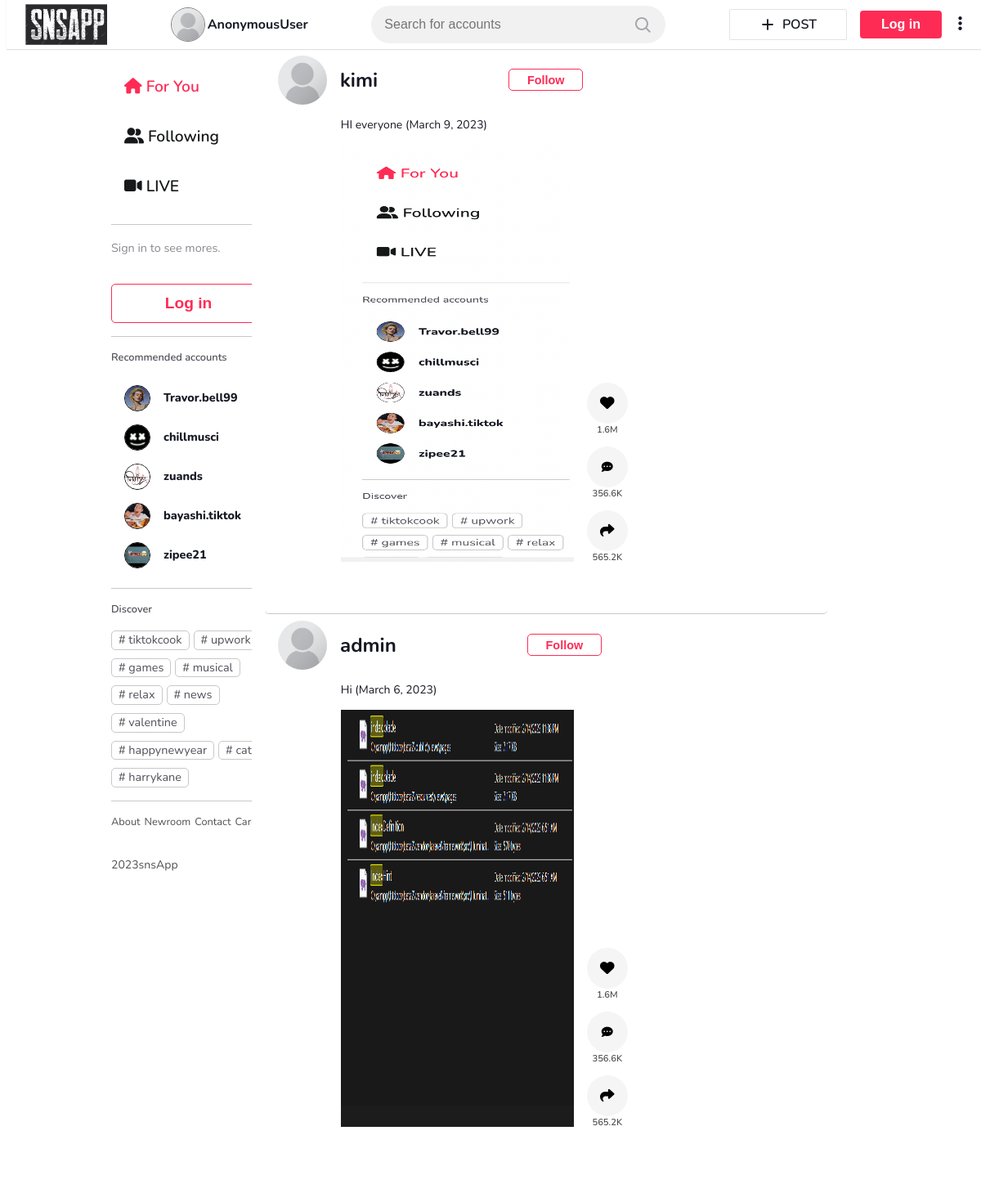
The page / on the database its author committed.
### snsApp/models.py (models this page shows)
class Post(models.Model):
    postId = models.AutoField(primary_key=True)
    user = models.ForeignKey(User, on_delete=models.DO_NOTHING, related_name='posts')
    postDate = models.DateField(null=True)
    text = models.CharField(max_length=500)
    likes = models.IntegerField(null=True)
    media = models.ImageField(upload_to='images_post')

### snsApp/views.py (the view, shortened to what this page needs)
# urls.py: path('', views.PostView.as_view(), name='home'),
class PostView(APIView):
    renderer_classes = [TemplateHTMLRenderer]
    template_name = 'snsApp/home_base.html'
    def get(self, request):
        user = request.user
        queryset = Post.objects.all().order_by('-postId')
        return Response({'posts':queryset, 'user_profile':None, 'img_url':None, 'user':user,'following_list':None})

### snsApp/templates/snsApp/home_base.html (shortened to what this page needs)
<!DOCTYPE html>
<html lang="en">
<head>
    <link rel="stylesheet" href="/../static/css/style.css">
</head>
<body>
  {% include "./nav.html" %}
  <div class="grid-containor">
    <div class="grid-x grid-margin-x">
      <div class="cell large-5">
        {% block content %}
        {% include "snsApp/home_feed.html"%}
        {% endblock %}
</body>

### snsApp/templates/snsApp/home_feed.html (shortened to what this page needs)
<main>
  <div class="main-left" style="flex:0.25">
      <div class="btns">
          <a href=""><i class="fas fa-home"></i><span> For You</span></a>
          <a href=""><i class="fas fa-user-friends"></i><span> Following</span></a>
          <a href=""><i class="fas fa-video"></i><span> LIVE</span></a>
      </div>
      {% if user.is_authenticated %}
      {% else %}
      <div class="login-frame">
          <p>Sign in to see mores.</p>
          <button><a href="/login" style="color:rgb(254,44,85);padding:1rem;">Log in</a></button>
      </div>
      {% endif %}
      <div class="user-recommended">
          <p>Recommended accounts</p>
          <div class="user">
              <img src="/../static/img/avatar1.jpeg" alt="avatar">
              <h6 class="username">Travor.bell99</h6>
          </div>
          <div class="user">
              <img src="/../static/img/avatar2.jpeg" alt="avatar">
              <h6 class="username">chillmusci</h6>
          </div>
          <div class="user">
              <img src="/../static/img/avatar3.jpeg" alt="avatar">
              <h6 class="username">zuands</h6>
          </div>
          <div class="user">
              <img src="/../static/img/avatar4.jpeg" alt="avatar">
              <h6 class="username">bayashi.tiktok</h6>
          </div>
          <div class="user">
              <img src="/../static/img/avatar5.jpeg" alt="avatar">
              <h6 class="username">zipee21</h6>
          </div>
      </div>
      <div class="tags">
          <p>Discover</p>
          <div>
              <a href=""># tiktokcook</a>
              <a href=""># upwork</a>
              <a href=""># games</a>
              <a href=""># musical</a>
              <a href=""># relax</a>
              <a href=""># news</a>
              <a href=""># valentine</a>
              <a href=""># happynewyear</a>
              <a href=""># cat</a>
              <a href=""># harrykane</a>
          </div>
      </div>
      <div class="links">
          <div>
              <div class="link">
                  <a href="">About</a>
                  <a href="">Newroom</a>
                  <a href="">Contact</a>
                  <a href="">Careers</a>
               </div>
           </div>
      </div>
      <div class="copyright">2023snsApp</div>
  </div>
<div class="main-right" style="flex:0.7" >
        {% for post in posts %}
            <div class="user" style="padding-bottom:3rem;display:flex;flex-direction:column;align-items:flex-start;margin-left:1rem;border-bottom:1px solid rgb(200,200,200);width:80%">
                <div style="display:flex;flex-direction:row;width:100%">
                    <img src="/static/media/blank.png"="avtar" style="width:60px;height:60px;border-radius:50%;">
                    <h6 style="font-size:1.5rem;display:flex;align-items:center;margin-left:1rem"><a href="/{{ post.user }}">{{ post.user }}</a></h6>
                <button class="followers-btn" style="margin-left:10rem;margin-top :1rem; background-color: transparent; border: 1px solid rgb(254,44,85); color :rgb(254,44,85); font-size: 0.9rem; font-weight: 600; cursor: pointer; border-radius: 5px; height:1.7rem; width:5.7rem;">Follow</button>
            </div>
                <p style="margin-left:4.8rem;">{{ post.text }} ({{ post.postDate }})</p>
                {% if post.media %}
                <div style="width:100%;display:flex;flex-direction:row;">
                <img style="width:285px;height:510px;border-radius:0;margin-left:4.8rem;position:relative" class="post-img" src="{{ post.media.url }}" >
                <div class="video-icons" style="top:0%;left:0%;position:relative;margin-left:1rem;margin-top:18.2rem">
                    <a href=""><i class="fas fa-heart fa-lg"></i><span>1.6M</span></a>
                    <a href=""><i class="fa-solid fa-comment-dots"></i><span>356.6K</span></a>
                    <a href=""><i class="fas fa-share fa-lg"></i><span>565.2K</span></a>
             </div>
            </div>
                {% endif %}
            </div>
            {% endfor %}
</div>
        </main>
</body>
</html>

### rows shown on the page
Post: user "kimi", text "HI everyone", postDate "March 9, 2023", media (picture)
Post: user "admin", text "Hi", postDate "March 6, 2023", media (picture)

### other values the page prints
{{ user }} "AnonymousUser"
